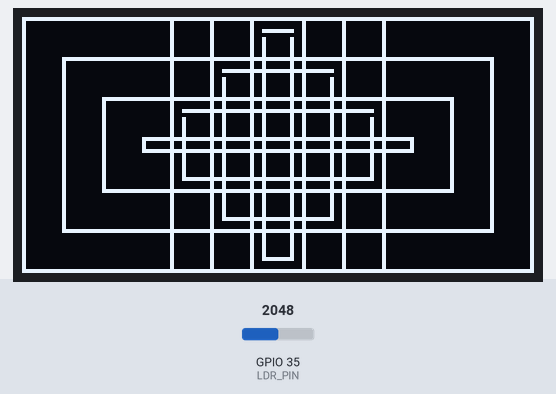
Simulated run of this sketch. Board: ESP32. Parts: 128×64 one-colour display. Inputs (shaded band) come from the test bench; at power-on: GPIO 35 (LDR_PIN) = 2048. The display library's start-up logo is not drawn; what the sketch prints to the serial monitor is not drawn.

Above: at 3.2 s.
3.3 s: GPIO 35 (LDR_PIN) set to 2933
4.8 s: GPIO 35 (LDR_PIN) set to 3041
At 6.1 s:
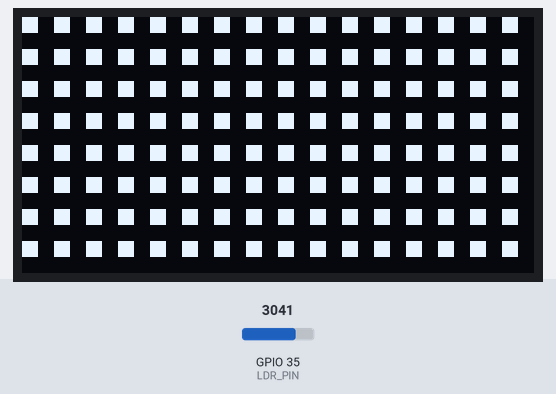
6.7 s: GPIO 35 (LDR_PIN) set to 960
At 7.7 s:
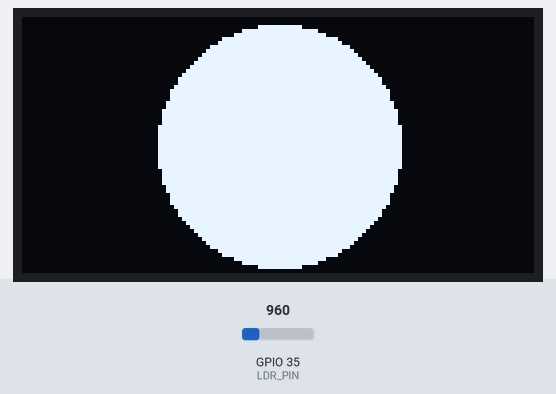
8.3 s: GPIO 35 (LDR_PIN) set to 1044
At 9.2 s:
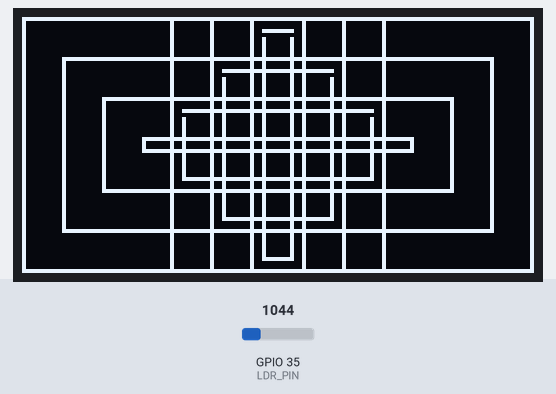
9.8 s: GPIO 35 (LDR_PIN) set to 491
At 10.8 s:
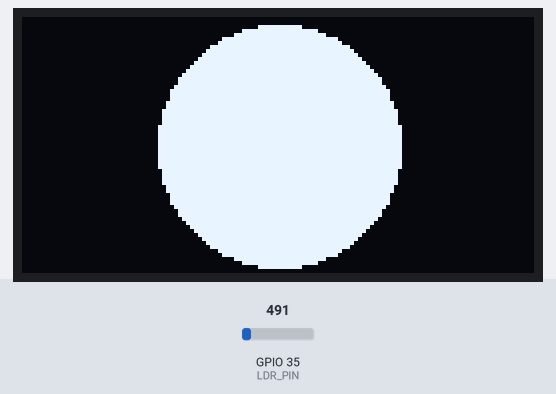
Timing chart, 0 to 12.4 s (numbered marks = the images above; inputs shaded):
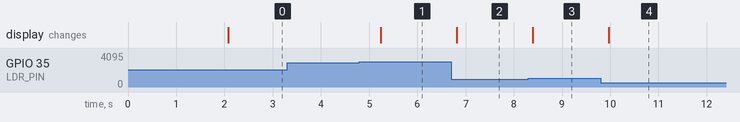

The sketch:

_light_sensor_oled_art.ino
```cpp
#include <Wire.h>
#include <Adafruit_GFX.h>
#include <Adafruit_SSD1306.h>

#define SCREEN_WIDTH 128
#define SCREEN_HEIGHT 64
#define SCREEN_ADDRESS 0x3C
#define LDR_PIN 35

Adafruit_SSD1306 display(SCREEN_WIDTH, SCREEN_HEIGHT, &Wire, -1);

void setup() {
  pinMode(LDR_PIN, INPUT);
  Serial.begin(9600);

  if(!display.begin(SSD1306_SWITCHCAPVCC, SCREEN_ADDRESS)) {
    Serial.println(F("SSD1306 allocation failed"));
    for(;;);
  }
  display.display();
  delay(2000);
}

void loop() {
  int lightLevel = analogRead(LDR_PIN);
  Serial.println(lightLevel);

  display.clearDisplay();

  if (lightLevel < 1000) {
    // Low light pattern
    drawPattern1();
  } else if (lightLevel < 3000) {
    // Medium light pattern
    drawPattern2();
  } else {
    // High light pattern
    drawPattern3();
  }

  display.display();
  delay(500);
}

void drawPattern1() {
  display.fillCircle(64, 32, 30, SSD1306_WHITE);
}

void drawPattern2() {
  for (int i = 0; i < 10; i++) {
    display.drawRect(10 * i, 10 * i, 128 - 20 * i, 64 - 20 * i, SSD1306_WHITE);
  }
}

void drawPattern3() {
  for (int y = 0; y < SCREEN_HEIGHT; y += 8) {
    for (int x = 0; x < SCREEN_WIDTH; x += 8) {
      display.fillRect(x, y, 4, 4, SSD1306_WHITE); // Add the missing parameter
    }
  }
}
```

Measured:
- the behaviour switches between 2999 and 3000 on GPIO 35 (LDR_PIN) (found by bisection; images 0 and 1)
- the behaviour switches between 999 and 1000 on GPIO 35 (LDR_PIN) (found by bisection; images 2 and 3)
- after the input at 3.3 s, every drawn part: stays the same
- after the input at 4.8 s, the display: changes after 0.44 s (image 1)
- after the input at 6.7 s, the display: changes after 0.11 s (image 2)
- after the input at 8.3 s, the display: changes after 0.09 s (image 3)
- after the input at 9.8 s, the display: changes after 0.17 s (image 4)
